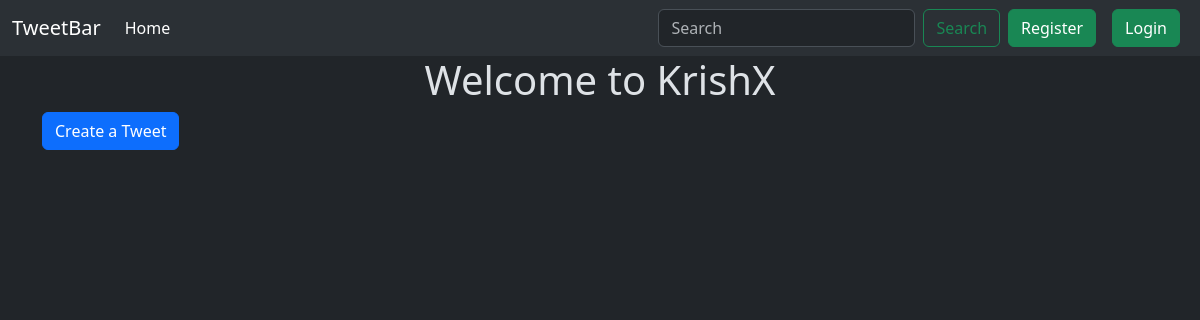
/tweet/, run on an earlier commit of the app's database.
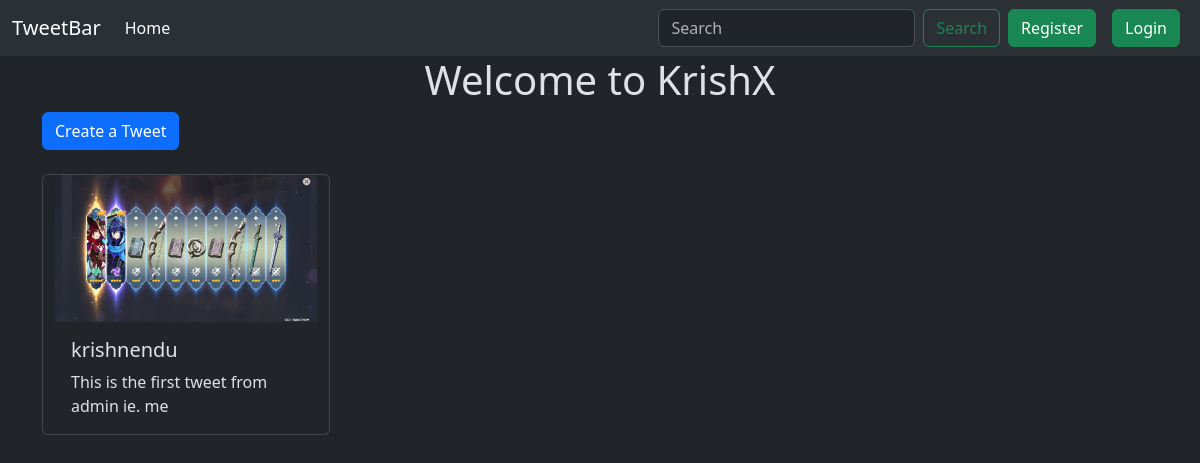
And on a later commit of the database.
### tweet/models.py (models this page shows, shortened)
class Tweet(models.Model):
    user = models.ForeignKey(User, on_delete=models.CASCADE)
    text = models.TextField(max_length=280)
    photo = models.ImageField(upload_to='tweet_photos/', blank = True, null = True)
    created_at = models.DateTimeField(auto_now_add=True)
    updated_at = models.DateTimeField(auto_now=True)

### tweet/views.py (the view)
# urls.py: path('',views.tweet_list, name = 'tweet_list'),
def tweet_list(request):
    tweets = Tweet.objects.all().order_by('-created_at')
    return render(request, 'tweeter_list.html', {'tweets':tweets})

### tweet/templates/tweeter_list.html (shortened to what this page needs)
{% extends "layout.html" %}
{% block content %}
<h1 class="text-center">Welcome to KrishX</h1>
<a class="btn btn-primary mb-4" href="{% url 'tweet_create' %}">Create a Tweet</a>
<div class="container row gap-3">
    {% for tweet in tweets %}
    <div class="card" style="width: 18rem;">
        {% if tweet.photo %}
        <img src="{{tweet.photo.url}}" class="card-img-top" alt="Tweet photo">
        {% else %}
        <img src="https://community.softr.io/uploads/db9110/original/2X/7/74e6e7e382d0ff5d7773ca9a87e6f6f8817a68a6.jpeg" class="card-img-top" alt="No photo">
        {% endif %}
        <div class="card-body">
            <h5 class="card-title">{{tweet.user.username}}</h5>
            <p class="card-text">{{tweet.text}}</p>
        </div>
    </div>
    {% endfor %}
</div>
{% endblock %}

What changed in the data, as far as the page shows it:
added Tweet: photo (picture), user.username "krishnendu", text "This is the first tweet from admin ie. me"
